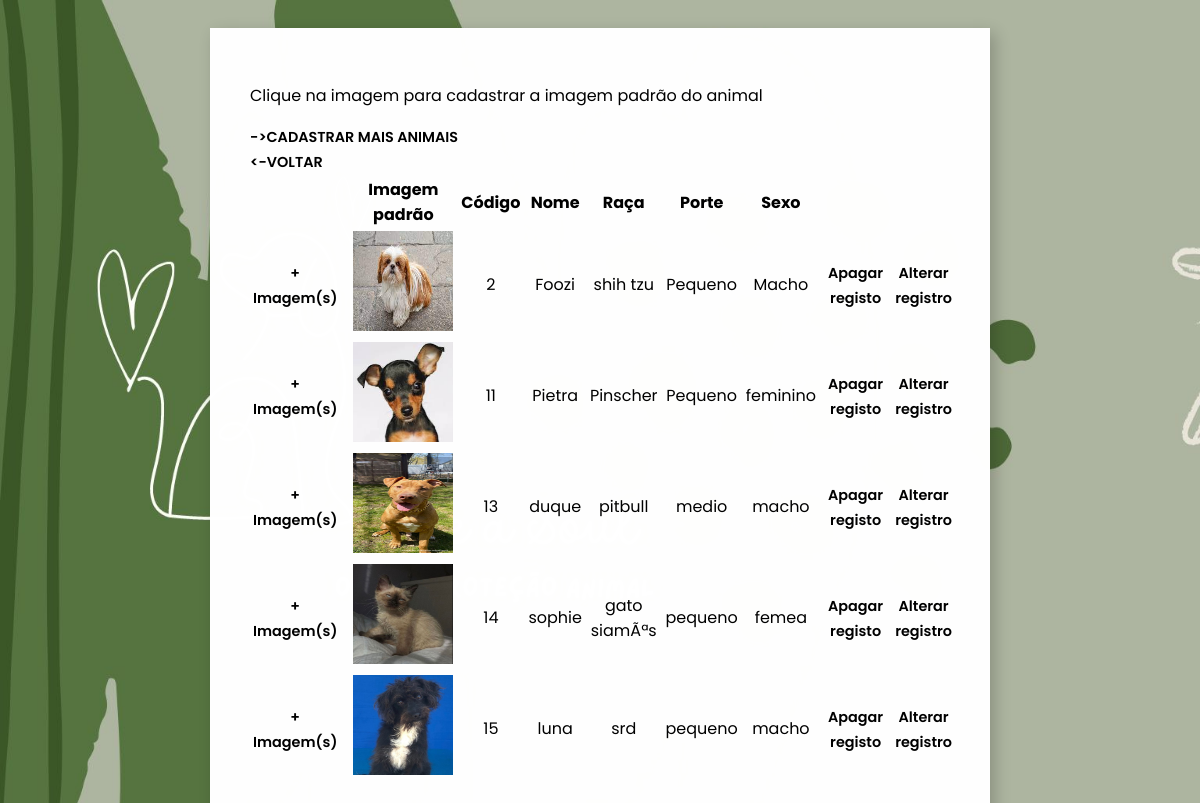
/adm/animais/listagem/animais.php, run on the app's committed database.
### tables this page shows
CREATE table animal (
    id_ani INT PRIMARY KEY NOT NULL AUTO_INCREMENT,
    nome_ani  VARCHAR(30),
    raca VARCHAR(50),
    porte VARCHAR(30),
    sexo VARCHAR(20),
    img_ani VARCHAR(100), 
	status VARCHAR(15),
	modalidade VARCHAR(20)

);

### adm/animais/listagem/animais.php (the view, shortened to what this page needs)
<!DOCTYPE html>
<html lang="en">
<head>
</head>
<body>
<?php
    include_once("../../../conexaoBD.php");
    $sql= "SELECT * FROM animal";
    $instrucao= $conexao->query($sql) or die("Falha na execução do códigdo SQL: ". mysqli_error($conexao));
    echo "
    <style>
    @import url('https://fonts.googleapis.com/css2?family=Poppins:wght@100;200;300;400;500;600;700&display=swap');
    main{
  display: flex;
  align-items: center;
  justify-content: center;
  padding: 20px;
  min-height: 10vh;
}
a{
    font-size: 0.9rem;
    text-decoration:none;
    font-size: 0.9rem;
    font-weight:600;
    color:black;
  }
  a:hover{
    color:#3a3a3b;
  }
    .encontro{
        box-shadow: 5px 5px 15px rgba(0, 0, 0, 0.2);
    width: 700px;
    font-family: 'Poppins', sans-serif;
    background-color: rgba(255, 255, 255, 0.993);
    padding: 30px 40px;
    text-align: justify;
    }
    input label{
    color: #4c5838;
    font-weight: bold;
    display: block;
    margin-bottom: 5px;
}
form  input{
    width: 20%;
    height: 27px;
    background-color: rgba(255, 255, 255, 0.32);
    border-radius: 20px;
    outline: none;
    border: 2px solid transparent;
    padding: 15px;
    font-size: 15px;
    color: #616161;
    transition: all 0.4s ease;
}
form  input:focus{
    border-color: #adb5a0;
}
input[type='submit']{
    background:#4c5838;
    color: #fff;
    height: 47px;
}
</style>
<main>
<div class='encontro' >
<br>Clique na imagem para cadastrar a imagem padrão do animal </p>
<a href='../cadastro/form.html'>->CADASTRAR MAIS ANIMAIS</a><br>
       <a href='../pg05.html '> <-VOLTAR</a>
    <table>
        <tr>
            <th align='center'></th>
            <th></th>
            <th></th>
            <th></th>
            <th align='center'>Imagem padrão</th>
            <th> </th>
            <th align='center'>Código</th>
            <th> </th>
            <th align='center'>Nome</th>
            <th></th>
            <th align='center'>Raça</th>
            <th></th>
            <th align='center'>Porte</th>
            <th></th>
            <th align='center'>Sexo</th>
            <th></th>
            <th></th>
            <th></th>
            <th></th>
            <th></th>
            <th></th>
        </tr>";
    foreach ($instrucao as $exibe)
    {
        echo "
        <tr>
            <td align='center'><a href='../../../imagens_ani/pg07.php?&id=".$exibe['id_ani']."'> + Imagem(s)</a></td>
            <td></td>
            <td></td>
            <td></td>
            <td align='center'><a href='../cadastro/pg06.php?&codigo=".$exibe['id_ani']."'><img src=".$exibe['img_ani']." alt='Imagem padrão' width='100px' height='100px'></a></td>
            <td></td>
            <td align='center'>".$exibe['id_ani']."</td>
            <td></td>
            <td align='center'>".$exibe['nome_ani']."</td>
            <td></td>
            <td align='center'>".$exibe['raca']."</td>
            <td></td>
            <td align='center'>".$exibe['porte']."</td>
            <td></td>
            <td align='center'>".$exibe['sexo']."</td>
            <td></td>
            <td></td>
            <td align='center'><a href='../delete/delete.php?&codigo=".$exibe['id_ani']."'>Apagar registo</a></td>
            <td></td>
            <td></td>
            <td align='center'><a href='../update/alter.php?&codigo=".$exibe['id_ani']."'>Alterar registro </a></td>
        </tr>
        ";
    }
    echo "</div>
    </main>
    </body>
    </html>";
?>
</body>
</html>

### adm/animais/listagem/animais.php (style rules this page uses)
body { font-family: 'Poppins'; background-size:1500px 900px; background-image:url(../../../index/imgs/fundo1.jpg); }
main { display: flex; align-items: center; justify-content: center; padding: 20px; min-height: 10vh; }
a { font-size: 0.9rem; text-decoration:none; font-size: 0.9rem; font-weight:600; color:black; }
.encontro { box-shadow: 5px 5px 15px rgba(0, 0, 0, 0.2); width: 700px; font-family: 'Poppins', sans-serif; background-color: rgba(255, 255, 255, 0.993); padding: 30px 40px; text-align: justify; }

### data on the page
animal: img_ani (picture), id_ani "2", nome_ani "Foozi", raca "shih tzu", porte "Pequeno", sexo "Macho"
animal: img_ani (picture), id_ani "11", nome_ani "Pietra", raca "Pinscher", porte "Pequeno", sexo "feminino"
animal: img_ani (picture), id_ani "13", nome_ani "duque", raca "pitbull", porte "medio", sexo "macho"
animal: img_ani (picture), id_ani "14", nome_ani "sophie", raca "gato siamÃªs", porte "pequeno", sexo "femea"
animal: img_ani (picture), id_ani "15", nome_ani "luna", raca "srd", porte "pequeno", sexo "macho"
